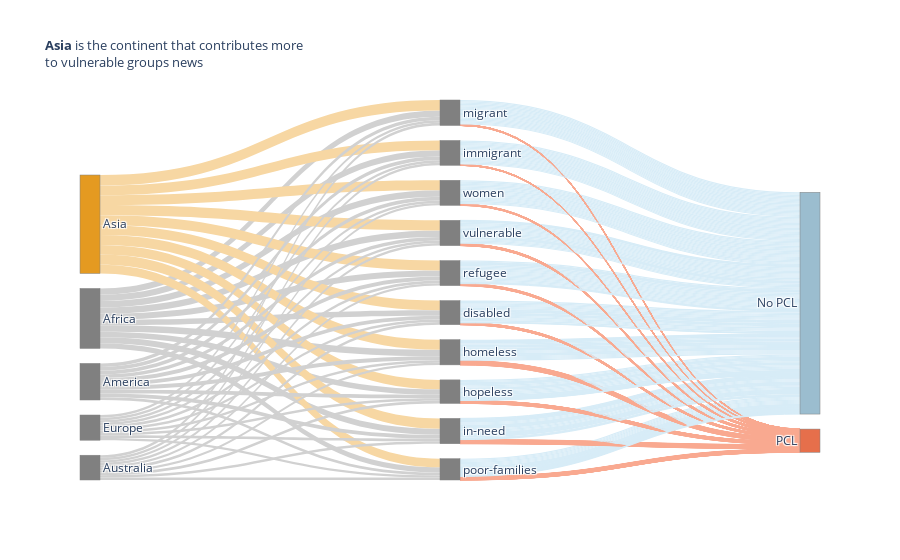

Notebook code cell kept with this figure:
### Code cell
#labels = [coco.convert(names=[labels[i]], to='short_name') if i < NUM_COUNTRIES else labels[i].capitalize() for i in range(len(labels))]
labels = ["PCL" if i == len(labels)-1 else labels[i] for i in range(len(labels))]
labels = ["No PCL" if i == len(labels)-2 else labels[i] for i in range(len(labels))]

fig = go.Figure()
fig.add_trace(go.Sankey(
    node = dict(
        pad = 15, thickness=20, line = dict(color="grey", width=0.5),
        label = labels,
        color = ["gray", "gray", YELLOW_COLOR, "gray", "gray"] + ["gray"]*len(keywords) + binary_colors
    ),
    link = dict(
        source=sources, target=targets, value=values, color=colors
    )
))
fig.update_layout(
    title=dict(
        text=f"<b>Asia</b> is the continent that contributes more <br>to vulnerable groups news",
        font_size=13
    ), template=TEMPLATE
)
fig.show()

### Figure 1 — Plotly figure (JSON) as saved in the notebook; plotly's stock layout.template omitted (floating-point values rounded to 4 significant figures; data arrays with more than 128 entries replaced by an {"elided": "..."} marker saying what was removed)
{"data": [{"link": {"color": {"elided": "450 str values"}, "source": {"elided": "450 int values"}, "target": {"elided": "450 int values"}, "value": {"elided": "450 int values"}}, "node": {"color": ["gray", "gray", "#e49a21", "gray", "gray", "gray", "gray", "gray", "gray", "gray", "gray", "gray", "gray", "gray", "gray", "#9bbdcf", "#e66f4b"], "label": ["America", "Africa", "Asia", "Europe", "Australia", "migrant", "in-need", "vulnerable", "homeless", "women", "refugee", "immigrant", "disabled", "hopeless", "poor-families", "No PCL", "PCL"], "line": {"color": "grey", "width": 0.5}, "pad": 15, "thickness": 20}, "type": "sankey"}], "layout": {"title": {"font": {"size": 13}, "text": "<b>Asia</b> is the continent that contributes more <br>to vulnerable groups news"}}}
